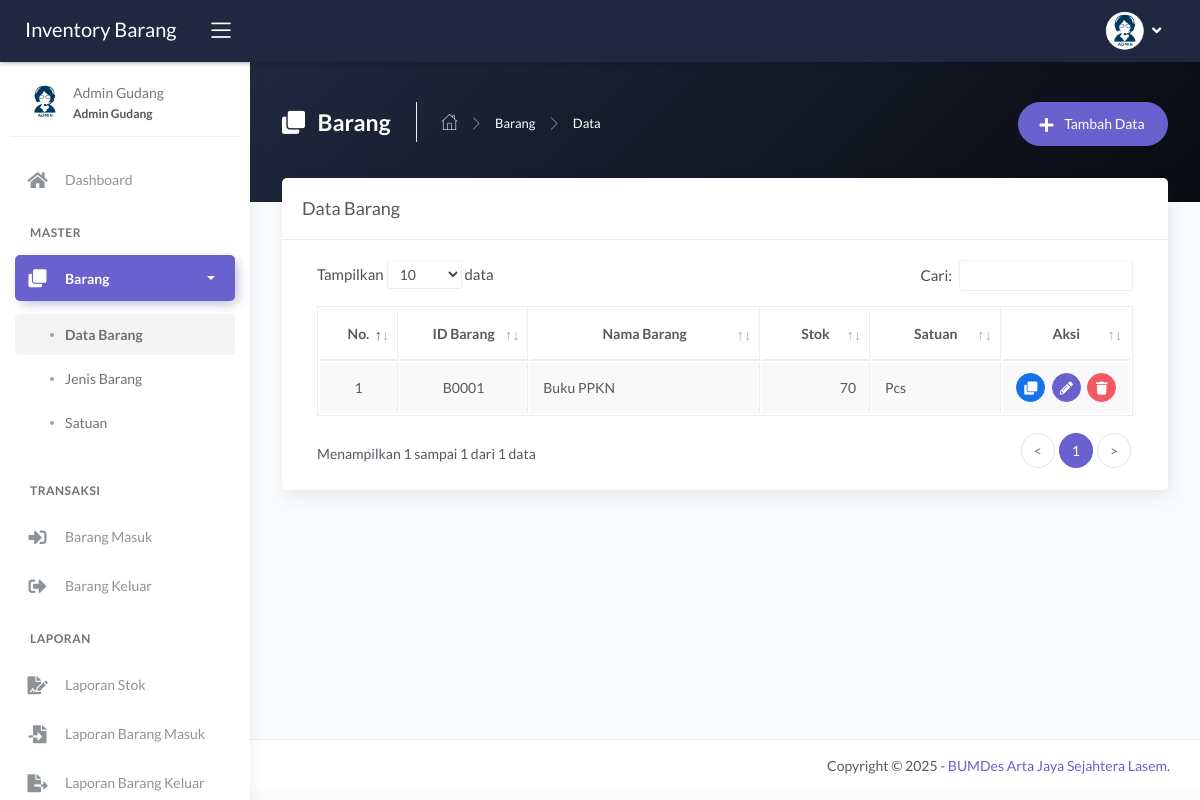
Screenshot of /main.php?module=barang (signed in) with the database file from the repository.
### tables this page shows
CREATE TABLE `tbl_barang` (
  `id_barang` varchar(5) NOT NULL,
  `nama_barang` varchar(100) NOT NULL,
  `jenis` int(11) NOT NULL,
  `stok_minimum` int(11) NOT NULL,
  `stok` int(11) NOT NULL DEFAULT 0,
  `satuan` int(11) NOT NULL,
  `foto` varchar(100) DEFAULT NULL
);

CREATE TABLE `tbl_satuan` (
  `id_satuan` int(11) NOT NULL,
  `nama_satuan` varchar(30) NOT NULL
);

### modules/barang/tampil_data.php (the view, shortened to what this page needs)
<?php
if (basename($_SERVER['PHP_SELF']) === basename(__FILE__)) {
  header('location: 404.html');
}
else {
?>
  <div class="panel-header bg-dark-gradient">
    <div class="page-inner py-45">
      <div class="d-flex align-items-left align-items-md-top flex-column flex-md-row">
        <div class="page-header text-white">
          <h4 class="page-title text-white"><i class="fas fa-clone mr-2"></i> Barang</h4>
          <ul class="breadcrumbs">
            <li class="nav-home"><a href="?module=dashboard"><i class="flaticon-home text-white"></i></a></li>
            <li class="separator"><i class="flaticon-right-arrow"></i></li>
            <li class="nav-item"><a href="?module=barang" class="text-white">Barang</a></li>
            <li class="separator"><i class="flaticon-right-arrow"></i></li>
            <li class="nav-item"><a>Data</a></li>
          </ul>
        </div>
        <div class="ml-md-auto py-2 py-md-0">
          <a href="?module=form_entri_barang" class="btn btn-secondary btn-round">
            <span class="btn-label"><i class="fa fa-plus mr-2"></i></span> Tambah Data
          </a>
        </div>
      </div>
    </div>
  </div>
  <div class="page-inner mt--5">
    <div class="card">
      <div class="card-header">
        <div class="card-title">Data Barang</div>
      </div>
      <div class="card-body">
        <div class="table-responsive">
          <table id="basic-datatables" class="display table table-bordered table-striped table-hover">
            <thead>
              <tr>
                <th class="text-center">No.</th>
                <th class="text-center">ID Barang</th>
                <th class="text-center">Nama Barang</th>
                <th class="text-center">Stok</th>
                <th class="text-center">Satuan</th>
                <th class="text-center">Aksi</th>
              </tr>
            </thead>
            <tbody>
              <?php
              $no = 1;
              $query = mysqli_query($mysqli, "SELECT a.id_barang, a.nama_barang, a.stok, a.satuan, b.nama_satuan
                                              FROM tbl_barang as a INNER JOIN tbl_satuan as b
                                              ON a.satuan=b.id_satuan
                                              ORDER BY a.id_barang DESC")
                                              or die('Ada kesalahan pada query tampil data : ' . mysqli_error($mysqli));
              while ($data = mysqli_fetch_assoc($query)) { ?>
                <tr>
                  <td width="50" class="text-center"><?php echo $no++; ?></td>
                  <td width="100" class="text-center"><?php echo $data['id_barang']; ?></td>
                  <td width="200"><?php echo $data['nama_barang']; ?></td>
                  <td width="80" class="text-right"><?php echo $data['stok']; ?></td>
                  <td width="100"><?php echo $data['nama_satuan']; ?></td>
                  <td width="100" class="text-center">
                    <div>
                      <a href="?module=tampil_detail_barang&id=<?php echo $data['id_barang']; ?>" class="btn btn-icon btn-round btn-primary btn-sm mr-md-1" data-toggle="tooltip" data-placement="top" title="Detail">
                        <i class="fas fa-clone fa-sm"></i>
                      </a>
                      <a href="?module=form_ubah_barang&id=<?php echo $data['id_barang']; ?>" class="btn btn-icon btn-round btn-secondary btn-sm mr-md-1" data-toggle="tooltip" data-placement="top" title="Ubah">
                        <i class="fas fa-pencil-alt fa-sm"></i>
                      </a>
                      <a href="modules/barang/proses_hapus.php?id=<?php echo $data['id_barang']; ?>" onclick="return confirm('Anda yakin ingin menghapus data barang <?php echo $data['nama_barang']; ?>?')" class="btn btn-icon btn-round btn-danger btn-sm" data-toggle="tooltip" data-placement="top" title="Hapus">
                        <i class="fas fa-trash fa-sm"></i>
                      </a>
                    </div>
                  </td>
                </tr>
              <?php } ?>
            </tbody>
          </table>
        </div>
      </div>
    </div>
  </div>
<?php } ?>

### rows the page displays
tbl_barang: id_barang "B0001", nama_barang "Buku PPKN", stok "70", tbl_satuan.nama_satuan "Pcs"

### other values shown
$_SESSION['nama_user'] "Admin Gudang"
$_SESSION['hak_akses'] "Admin Gudang"
